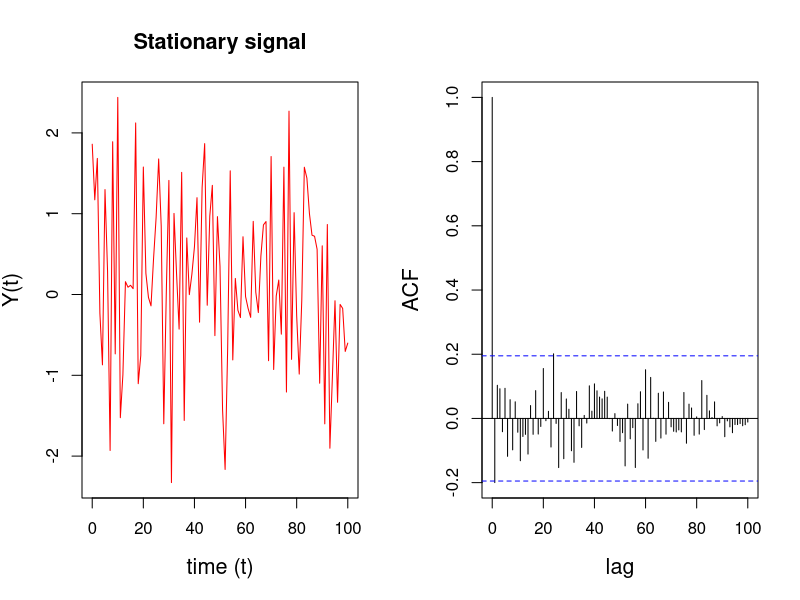
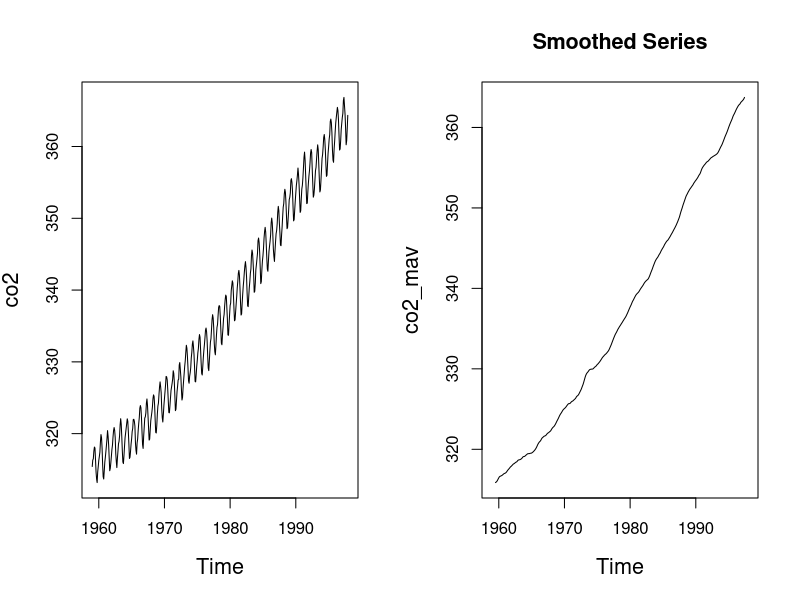
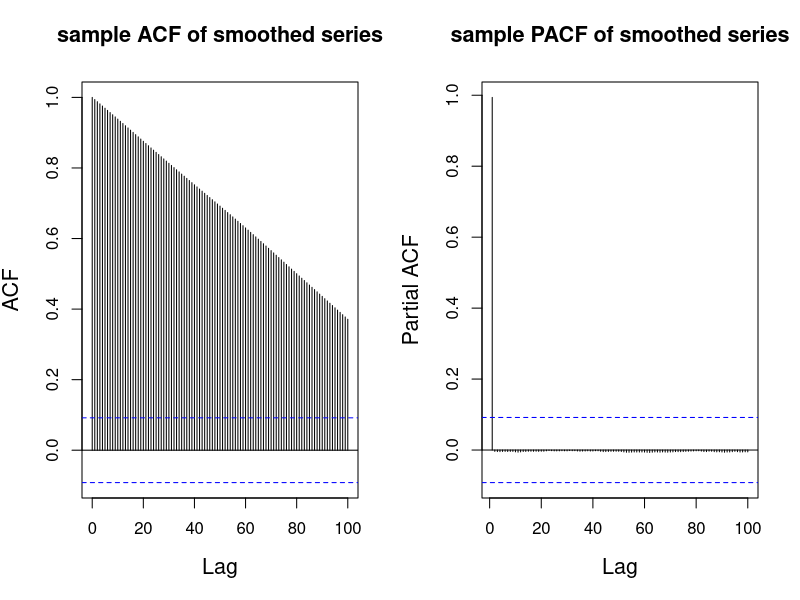
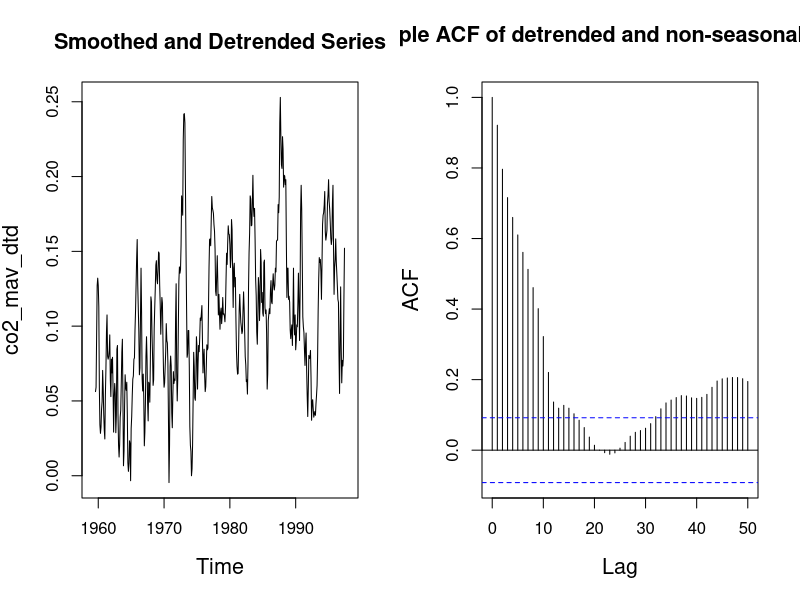
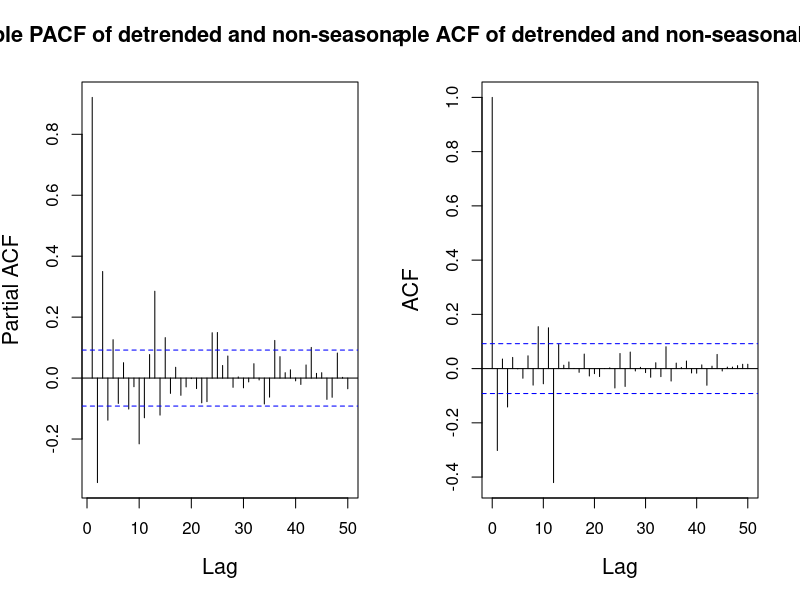
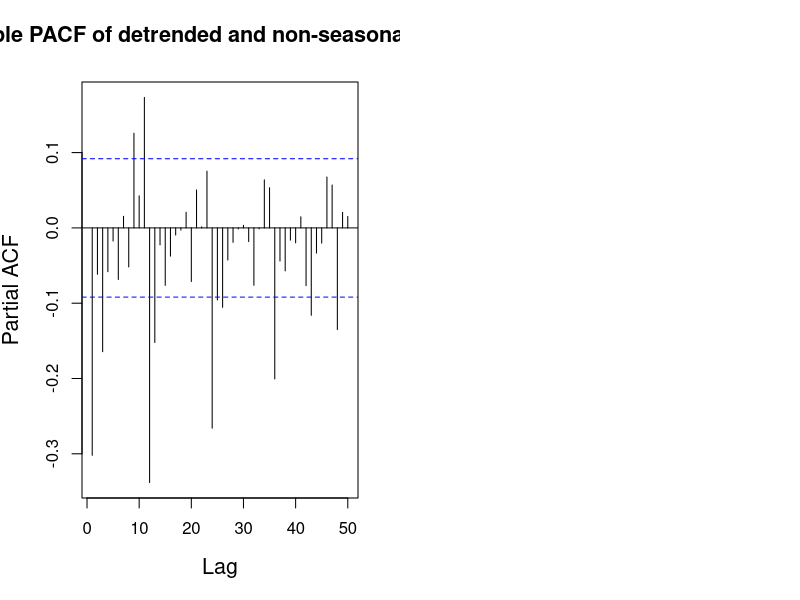
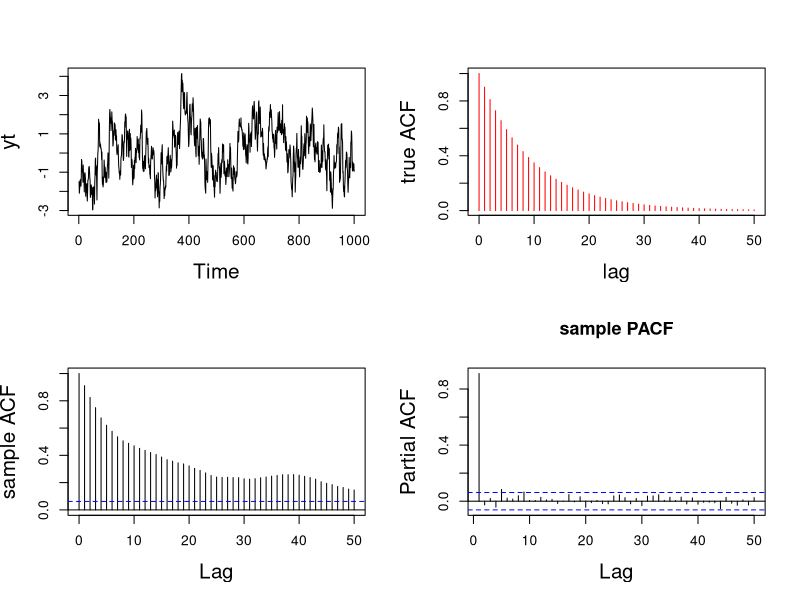
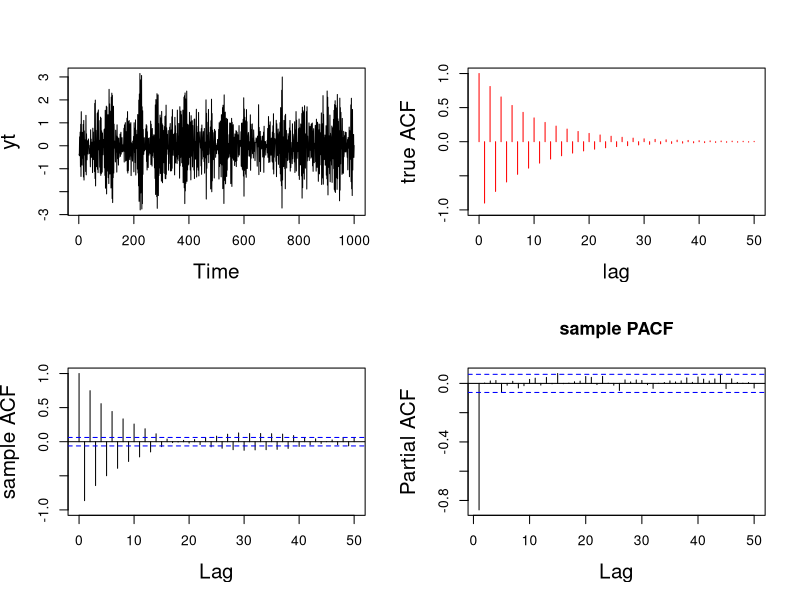

R code for these plots, in order:
###############################
#####       Week 1        #####
###############################


###############################
#####    stationarity     #####
###############################

#### simulation example: white noise 

## generate stationary time series
t <- 0:100
y_stationary <- rnorm(length(t), mean=0, sd=1) # the stationary time series (ts)

par(mfrow = c(1, 2), cex.lab = 1.3, cex.main = 1.3)
## plot the stationary signal and ACF
plot(t, y_stationary, type = 'l', col='red',
     xlab = 'time (t)', ylab = "Y(t)", 
     main = "Stationary signal")
acf(y_stationary, lag.max = length(y_stationary),
    xlab = "lag", ylab = "ACF", main = " ")


###########################################
##### differencing and moving average #####
###########################################

data(co2) # load co2 dataset
plot.ts(co2)

## doing moving average to remove effects of periodic component
mav_even <- function(x,d=12){filter(x,c(0.5/d,rep(1/d,(d-1)),0.5/d), sides=2)}
co2_mav <- mav_even(co2, d=12)

## plot smoothed time series
plot.ts(co2_mav, main = "Smoothed Series")

## plot sample ACF
acf(co2_mav[!is.na(co2_mav)], lag.max = 100, type = 'correlation', 
    main = "sample ACF of smoothed series")

## plot sample PACF
pacf(co2_mav[!is.na(co2_mav)], lag.max = 100, main = "sample PACF of smoothed series")

## doing 1st order differencing to remove effects of trend component
co2_mav_dtd <- diff(co2_mav, lag = 1, differences = 1)

## plot dataset after differencing
plot.ts(co2_mav_dtd, main = "Smoothed and Detrended Series")

## plot sample ACF
acf(co2_mav_dtd[!is.na(co2_mav_dtd)], lag.max = 50, type = "correlation", 
    main = "sample ACF of detrended and non-seasonal dataset")
## plot sample PACF
pacf(co2_mav_dtd[!is.na(co2_mav_dtd)], lag.max = 50, 
    main = "sample PACF of detrended and non-seasonal dataset")



##############################
#### only doing the difference ####
##############################

co2_dtd <- diff(diff(co2, lag=12, differences=1))

## plot sample ACF
acf(co2_dtd[!is.na(co2_dtd)], lag.max = 50, type = "correlation", 
    main = "sample ACF of detrended and non-seasonal dataset")
## plot sample PACF
pacf(co2_dtd[!is.na(co2_dtd)], lag.max = 50, 
     main = "sample PACF of detrended and non-seasonal dataset")




###############################
#####    sample ar(1)     #####
###############################
#### Example 1:
#### sample ar(1) with ar coefficients phi = 0.9 
#### and innovation standard deviation sigma = 0.5

set.seed(2021)
phi <- 0.9 # ar coefficient
sd <- 0.5 # innovation standard deviation
n <- 1000 # number of time points
lag.max <- 50 # max lag
yt <- arima.sim(n = n, model = list(ar = phi), sd = sd) # generate stationary AR(1) process
par(mfrow = c(2, 2), cex.lab = 1.5)
ts.plot(yt) # plot 

## draw true ACF of AR(1)
cov_0 <- sd^2/(1-phi^2) # compute auto-covariance at h=0
cov_h <- phi^(0:lag.max)*cov_0 # compute auto-covariance at h != 0
plot(0:lag.max, cov_h/cov_0, pch = 1, type = 'h', col = 'red',
     ylab = "true ACF", xlab = "lag")


## draw sample autocorrelation function
acf(yt, lag.max = lag.max, 
    type = "correlation", ylab = "sample ACF", 
    lty = 1, ylim = c(0, 1), main = " ")

## draw sample partial autocorrelation function
pacf(yt, lag.ma = lag.max, main = "sample PACF")

#### Example 2:
#### sample ar(1) with ar coefficients phi = -0.9 
#### and innovation standard deviation sigma = 0.5
set.seed(2021)
phi <- -0.9 # ar coefficient
sd <- 0.5 # innovation standard deviation
n <- 1000 # number of time points
lag.max <- 50 # max lag
yt <- arima.sim(n = n, model = list(ar = phi), sd = sd) # generate stationary AR(1) process
par(mfrow = c(2, 2), cex.lab = 1.5)
ts.plot(yt) # plot 

## draw true ACF of AR(1)
cov_0 <- sd^2/(1-phi^2) # compute auto-covariance at h=0
cov_h <- phi^(0:lag.max)*cov_0 # compute auto-covariance at h != 0
plot(0:lag.max, cov_h/cov_0, pch = 1, type = 'h', col = 'red',
     ylab = "true ACF", ylim = c(-1, 1), xlab = "lag")


## draw sample autocorrelation function
acf(yt, lag.max = lag.max, 
    type = "correlation", ylab = "sample ACF", 
    lty = 1, ylim = c(-1, 1), main = " ")

## draw sample partial autocorrelation function
pacf(yt, lag.ma = lag.max, main = "sample PACF")

####################################################
#####             MLE for AR(1)               ######
####################################################
set.seed(2021)
phi <- 0.9 # ar coefficient
sd <- 1 # innovation standard deviation
n <- 1000 # number of time points
yt <- arima.sim(n = n, model = list(ar = phi), sd = sd) # generate stationary AR(1) process

## Case 1: Conditional likelihood
y <- as.matrix(yt[2:n]) # response
X <- as.matrix(yt[1:(n-1)]) # design matrix
phi_MLE <- as.numeric((t(X)%*%y)/sum(X^2)) # MLE for phi
s2 <- sum((y - phi_MLE*X)^2)/(length(y) - 1) # MLE for v 

cat("\n MLE of conditional likelihood for phi: ", phi_MLE, "\n",
    "MLE of conditional likelihood for v: ", s2, "\n")



## Case 2: Full likelihood
# log likelihood function
log_p <- function(phi, yt){
    0.5*(log(1-phi^2) - sum((yt[2:n] - phi*yt[1:(n-1)])^2) - yt[1]^2*(1-phi^2))
}

# Use built-in optimization method to obtain maximum likelihood estimates
result <- optimize(log_p, c(-1, 1), tol = 0.0001, maximum = TRUE, yt = yt)
cat("\n MLE of full likelihood for phi: ", result$maximum)


#######################################################
######          direct sampling                 #######
#######################################################

# direct sample from conditional likelihood and reference prior
n_sample <- 1000 # sample size

## step 1: sample posterior distribution of v from inverse gamma distribution
nu_sample <- 1/rgamma(n_sample, (n-2)/2, sum((yt[2:n] - phi_MLE*yt[1:(n-1)])^2)/2)

## step 2: sample posterior distribution of phi from normal distribution
phi_sample <- rnorm(n_sample, mean = phi_MLE, sd = sqrt(nu_sample)/sum((yt[1:(n-1)])^2))

## plot histogram of posterior samples of phi and nu
par(mfrow = c(1, 2), cex.lab = 1.3)
hist(phi_sample, xlab = bquote(phi), 
     main = bquote("Histogram of "~phi), xlim = c(0.895, .915))
abline(v = phi, col = 'red')
hist(nu_sample, xlab = bquote(nu), main = bquote("Histogram of "~nu))
abline(v = sd, col = 'red')

#######################################################
########        MCMC sampling                 #########
#######################################################

# compute Q star
Q_star <- function(phi, y){
    n <- length(y)
    return(y[1]^2*(1-phi^2) + sum((y[2:n] - phi*y[1:(n-1)])^2))
}

# transformation of phi
transform <- function(phi){
    return(log((1-phi)/(phi+1)))
}
# inverse transformation of phi
inv_transform <- function(eta){
    return((1-exp(eta))/(1+exp(eta)))
}
# compute likelihood 
log_likl <- function(phi, eta, v, y){
    return(log(1-phi^2) - 0.5*Q_star(phi, y)/v + eta - 2*log(1+exp(eta)))
}

# metropolis hasting
mh <- function(eta_cur, v, step_size, y){
    acc <- 0
    phi_cur <- inv_transform(eta_cur)
    eta_cand <- rnorm(1, mean = eta_cur, sd = step_size)
    phi_cand <- inv_transform(eta_cand)
    accept.prob <- log_likl(phi_cand, eta_cand, v, y) - log_likl(phi_cur, eta_cur, v, y)
    
    if(log(runif(1)) < accept.prob){
        eta_cur <- eta_cand
        phi_cur <- phi_cand
        acc <- 1
    }
    return(list(eta_cur = eta_cur,
                phi_cur = phi_cur,
                acc = acc))
        
}

## auto tuning the stepwise
auto_tuning <- function(acc, iter, tuning, target_ar = 0.5){
    index <- (iter - 49):(iter)
    accept_rate <- mean(acc[index])
    n <- iter / 50
    if(accept_rate > target_ar){
        new_tuning <- tuning * exp(sqrt(1/n))
    }else{
        new_tuning <- tuning / exp(sqrt(1/n))
    }
    return(new_tuning)
}

## run metropolis hasting
MCMC_sample <- function(n_sample, burnin, y){
    ## storage of samples and acceptance
    phi_sample <- numeric(n_sample)
    v_sample <- numeric(n_sample)
    acc <- numeric(burnin + n_sample)
    ## initialization and set up step size
    phi_cur <- 0
    eta_cur <- transform(phi_cur)
    step_size <- 1
    for(i in 1:(burnin+n_sample)){
        # sample variance v
        v_cur <- 1/rgamma(n = 1, shape = n/2, rate = Q_star(phi_cur, y)/2)
        
        # sample location eta
        tmp <- mh(eta_cur = eta_cur, v = v_cur, step_size = step_size, y)
        
        # retrieve results
        phi_cur <- tmp$phi_cur
        eta_cur <- tmp$eta_cur
        acc[i] <- tmp$acc
        
        # tune step size
        if(i %% 50 == 0){
            step <- auto_tuning(acc = acc, iter = i, 
                                tuning = step_size)
        }
        
        # store the sample after burnin period
        if(i > burnin){
            phi_sample[i-burnin] <- phi_cur
            v_sample[i-burnin] <- v_cur
        }
    }
    return(list(phi_sample = phi_sample, 
                v_sample=v_sample, 
                acc_rate = mean(acc[1:n_sample+burnin])))
}

# run MCMC sampling with sample size = 10000 and burnin = 5000
result <- MCMC_sample(n_sample = 10000, burnin = 5000, y = yt)

## print Acceptance rate
cat("\n Acceptance Rates: ", result$acc_rate, "\n")
## plot results of phi
par(mfrow = c(2, 2), cex.lab = 1.3)
plot(result$phi_sample, ylab = "values", 
     xlab = "iterations", type = 'l', main = bquote("Traceplot of "~phi))
hist(result$phi_sample, xlab = bquote(phi), main = bquote("Histogram of "~phi))
abline(v=phi, col="red")
## plot results of v
plot(result$v_sample, ylab = "values",
     xlab = "iterations", type = 'l', main = "Traceplot of v")
hist(result$v_sample, xlab = "v", main = "Histogram of v")
abline(v=sd, col="red")

#######################################################
#####           general AR(p) process           #######
#######################################################


########################################################
##### estimates of reciprocal characteristic roots #####
########################################################
## given AR coefficients
phi <- c(0.27, 0.07, -0.13, -0.15, -0.11, -0.15, -0.23, -0.14)
roots <- polyroot(c(1, -phi)) # compute reciprocal characteristic roots
modulus <- Mod(1/roots) # compute modulus
argument <- 2*pi/Arg(1/roots) # compute frequency
# print results modulus and frequency by decreasing order
print(cbind(modulus, argument)[order(modulus, decreasing=TRUE), ]) 

## given modulus and frequency, compute AR coefficients
modulus <- c(0.4898979, 0.4898979) # modulus
argument <- c(-6.891435, 6.891435) # frequency
phi <- numeric(2)
phi[1] <- Re(sum(modulus*exp(2*pi/argument*1i)))
phi[2] <- -Re(prod(modulus*exp(2*pi/argument*1i)))

## generate AR(2)
n <- 1000 # number of time points
sd <- 0.5 # innovation standard deviation
yt <- arima.sim(n = n, model = list(ar = phi), sd = sd)

par(mfrow = c(1, 3), cex.lab = 1.5)
ts.plot(yt) # plot 


## draw sample autocorrelation function
acf(yt, lag.max = lag.max, 
    type = "correlation", ylab = "sample ACF", 
    lty = 1, ylim = c(-1, 1), main = " ")

## draw sample partial autocorrelation function
pacf(yt, lag.ma = lag.max, main = "sample PACF")

###################################################
